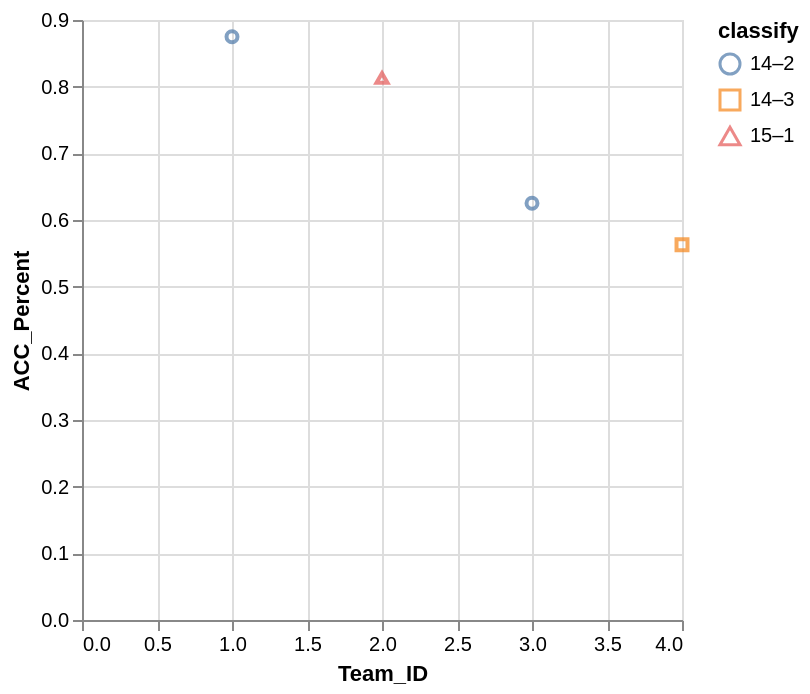

Write the Vega-Lite specification saved for this chart.
### Vega-Lite specification from a JSON file in a GitHub repository (floating-point values rounded to 4 significant figures)
{"data": {"values": [{"x_data": 3, "y_data": 0.625, "classify": "14–2"}, {"x_data": 1, "y_data": 0.875, "classify": "14–2"}, {"x_data": 4, "y_data": 0.563, "classify": "14–3"}, {"x_data": 2, "y_data": 0.813, "classify": "15–1"}]}, "mark": "point", "encoding": {"x": {"field": "x_data", "type": "quantitative", "title": "Team_ID", "scale": {"zero": "false"}}, "y": {"field": "y_data", "type": "quantitative", "title": "ACC_Percent", "scale": {"zero": "false"}}, "color": {"field": "classify", "type": "nominal"}, "shape": {"field": "classify", "type": "nominal"}}}
